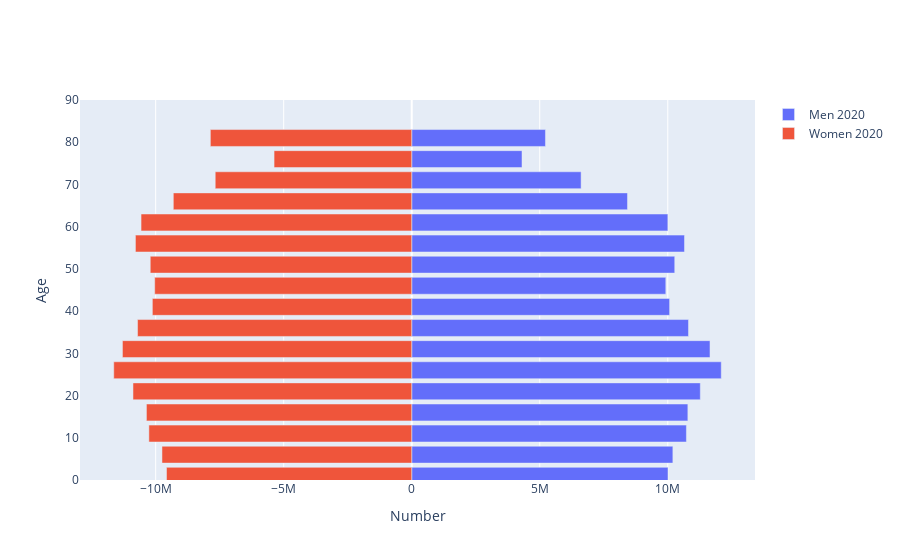
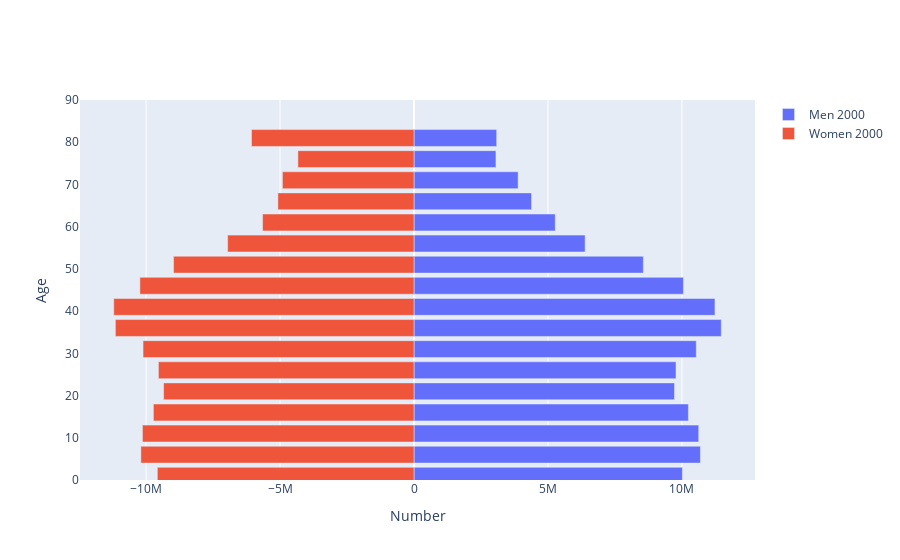

Notebook code cell kept with these figures, in order:
### Code cell
import time
import matplotlib.pyplot as plt
#import plotly
def animated_pop_pyramid(place, year):
    years = year
    
    #figure1 = plotly.tools.make_subplots(rows=1, cols=len(years))
    
    df = wbdata.get_dataframe(variables,country=place)
    layout = go.Layout(barmode='overlay',
                       yaxis=go.layout.YAxis(range=[0, 90], title='Age'),
                       xaxis=go.layout.XAxis(title='Number'))
    

    
    for yeari in years:

        # This makes a list of graphs, year by year
        bins = [go.Bar(x = df.loc[str(yeari),:].filter(regex="Male").values,
                        y = [int(s[:2])+1 for s in age_ranges],
                       orientation='h',
                       name='Men {:d}'.format(yeari),
                       hoverinfo='skip'
                      )]

        bins += [go.Bar(x = -df.loc[str(yeari),:].filter(regex="Female").values,
                        y=[int(s[:2])+1 for s in age_ranges],
                        orientation='h',
                        name='Women {:d}'.format(yeari),
                        hoverinfo='skip',
                       )]

        
        #figure1.append_trace(bins, 1, yeari)
        
        figure = py.iplot(dict(data=bins, layout=layout))
        
        time.sleep(1)
        
        #py.iplot(figure1)
        


        
#plot
    
    
animated_pop_pyramid('USA', np.arange(2020, 1959, -20))

### Figure 1 — Plotly figure (JSON) as saved in the notebook; plotly's stock layout.template omitted (floating-point values rounded to 4 significant figures)
{"data": [{"hoverinfo": "skip", "name": "Men 2020", "orientation": "h", "type": "bar", "x": [10008934, 10199386, 10728070, 10784617, 11270787, 12088740, 11648827, 10809054, 10072161, 9923364, 10272193, 10652968, 10003781, 8426438, 6615032, 4307135, 5223136], "y": [1, 6, 11, 16, 21, 26, 31, 36, 41, 46, 51, 56, 61, 66, 71, 76, 81]}, {"hoverinfo": "skip", "name": "Women 2020", "orientation": "h", "type": "bar", "x": [-9577130, -9753806, -10264666, -10360836, -10885842, -11637241, -11297895, -10707571, -10129333, -10038434, -10211211, -10790474, -10570540, -9310841, -7673976, -5375971, -7863732], "y": [1, 6, 11, 16, 21, 26, 31, 36, 41, 46, 51, 56, 61, 66, 71, 76, 81]}], "layout": {"barmode": "overlay", "xaxis": {"title": {"text": "Number"}}, "yaxis": {"range": [0, 90], "title": {"text": "Age"}}}}

### Figure 2 — Plotly figure (JSON) as saved in the notebook; plotly's stock layout.template omitted (floating-point values rounded to 4 significant figures)
{"data": [{"hoverinfo": "skip", "name": "Men 2000", "orientation": "h", "type": "bar", "x": [10016933, 10688613, 10624729, 10240027, 9721455, 9777597, 10534160, 11466430, 11231294, 10054003, 8558424, 6385263, 5270993, 4385576, 3885130, 3058278, 3085077], "y": [1, 6, 11, 16, 21, 26, 31, 36, 41, 46, 51, 56, 61, 66, 71, 76, 81]}, {"hoverinfo": "skip", "name": "Women 2000", "orientation": "h", "type": "bar", "x": [-9579004, -10192810, -10135280, -9725920, -9344886, -9538662, -10112523, -11144825, -11205597, -10229800, -8973790, -6955397, -5652813, -5079452, -4910435, -4332662, -6064574], "y": [1, 6, 11, 16, 21, 26, 31, 36, 41, 46, 51, 56, 61, 66, 71, 76, 81]}], "layout": {"barmode": "overlay", "xaxis": {"title": {"text": "Number"}}, "yaxis": {"range": [0, 90], "title": {"text": "Age"}}}}
